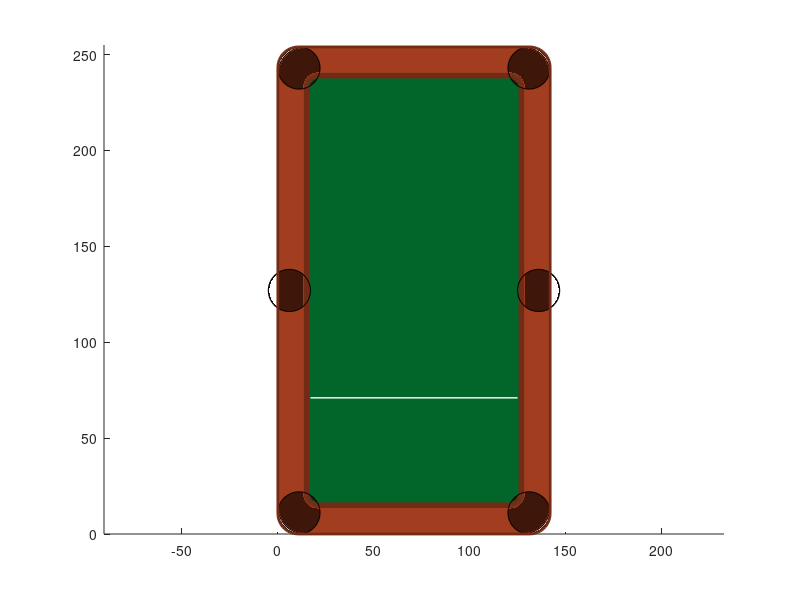

Reproduce this figure in MATLAB. (Note: this script raises an error after producing the figure.)
clc;
close all;

width_outer = 142.0;
length_outer = 254.0;

width_inner = 112.0;
length_inner = 224.0;

ball_size = 5.08;

pocket_size = 22;
pocket_color = [62 22 10];

cloth_color = [2 102 42];
band_color = [162 61 31];
border_color = [116 43 21];

% yellow = [247 202 23];
% blue = [36 116 169];
% red = [239 72 54];
% purple = [143 68 173];
% orange = [249 148 6];
% green = [7 168 132];
% brown = [179 55 64];
% black = [43 43 43];
% white = [242 242 242];

ball_speed = 0.0;

% r, g, b, posX, posY, striped, velocity, angle
balls = [
    242, 242, 242, 15 + width_inner/2, 90 + 1/4 * length_inner - 1/2 * ball_size, 0, 0.3, 91;
    % 242, 242, 242, 30.0, 130.0, 0.0, 0.2, 5.0;
    
    247, 202, 23, 15 + width_inner/2, 15 + 3/4 * length_inner, 0, ball_speed, 30;
    % 247, 202, 23, 60.0, 130, 0.0, 0.0, 0.0;
     
    36, 116, 169, 15 + width_inner/2 - 1/2 * ball_size, 15 + 3/4 * length_inner + ball_size, 1, ball_speed, 45;
    239, 72, 54, 15 + width_inner/2 + 1/2 * ball_size, 15 + 3/4 * length_inner + ball_size, 0, ball_speed, 50;
    
    43, 43, 43, 15 + width_inner/2, 15 + 3/4 * length_inner + 2 * ball_size, 0, ball_speed, 170;
    7, 168, 132, 15 + width_inner/2 + ball_size, 15 + 3/4 * length_inner + 2 * ball_size, 1, ball_speed, 130;
    143, 68, 173, 15 + width_inner/2 - ball_size, 15 + 3/4 * length_inner + 2 * ball_size, 0, ball_speed, 250;
    
    179, 55, 64, 15 + width_inner/2 + 1/2 * ball_size, 15 + 3/4 * length_inner + 3 * ball_size, 1, ball_speed, 350;
    247, 202, 23, 15 + width_inner/2 - 1/2 * ball_size, 15 + 3/4 * length_inner + 3 * ball_size, 1, ball_speed, 120;
    36, 116, 169, 15 + width_inner/2 + 3/2 * ball_size, 15 + 3/4 * length_inner + 3 * ball_size, 0, ball_speed, 10;
    239, 72, 54, 15 + width_inner/2 - 3/2 * ball_size, 15 + 3/4 * length_inner + 3 * ball_size, 1, ball_speed, 70;
    
    179, 55, 64, 15 + width_inner/2 + ball_size, 15 + 3/4 * length_inner + 4 * ball_size, 0, ball_speed, 90;
    249, 148, 6, 15 + width_inner/2 + 2 * ball_size, 15 + 3/4 * length_inner + 4 * ball_size, 1, ball_speed, 260;
    249, 148, 6, 15 + width_inner/2 - ball_size, 15 + 3/4 * length_inner + 4 * ball_size, 0, ball_speed, 45;
    7, 168, 132, 15 + width_inner/2 - 2 * ball_size, 15 + 3/4 * length_inner + 4 * ball_size, 0, ball_speed, 80;
    143, 68, 173, 15 + width_inner/2, 15 + 3/4 * length_inner + 4 * ball_size, 1, ball_speed, 10;
];

fig = figure;
hold on;
rectangle('Position', [0 0 width_outer length_outer], ...
    'Curvature', 0.2, 'FaceColor', band_color / 255);
rectangle('Position', [15 15 width_inner length_inner], ...
    'Curvature', 0.1, 'FaceColor', cloth_color / 255, 'EdgeColor', border_color / 255, ...
    'LineWidth', 4);
line([17 width_inner + 13], [1/4 * length_inner + 15 1/4 * length_inner + 15], 'Color', [1, 1, 1], 'LineWidth', 1)

rectangle('Position', [0 0 pocket_size pocket_size], ...
    'Curvature', 1, 'FaceColor', pocket_color / 255);
rectangle('Position', [width_outer - pocket_size 0 pocket_size pocket_size], ...
    'Curvature', 1, 'FaceColor', pocket_color / 255);
rectangle('Position', [width_outer - pocket_size length_outer - pocket_size pocket_size pocket_size], ...
    'Curvature', 1, 'FaceColor', pocket_color / 255);
rectangle('Position', [0 length_outer - pocket_size pocket_size pocket_size], ...
    'Curvature', 1, 'FaceColor', pocket_color / 255);
rectangle('Position', [width_outer - pocket_size + 5 length_outer/2 - pocket_size/2 pocket_size pocket_size], ...
    'Curvature', 1, 'FaceColor', pocket_color / 255);
rectangle('Position', [-5 length_outer/2 - pocket_size/2 pocket_size pocket_size], ...
    'Curvature', 1, 'FaceColor', pocket_color / 255);

rectangle('Position', [-10 1 10 length_outer], 'FaceColor', [1, 1, 1], 'EdgeColor', 'none');
rectangle('Position', [width_outer 1 10 length_outer], 'FaceColor', [1, 1, 1], 'EdgeColor', 'none');

rectangle('Position', [0 0 width_outer length_outer], 'EdgeColor', border_color / 255, 'Curvature', 0.15, 'LineWidth', 2);

axis equal

balls_rects = zeros(16);
balls_lines = zeros(16);

visible_balls = 16;
for k = 1:500000
    if ~ishghandle(fig)
        break
    end
    for i = 1:visible_balls
        if ~ishghandle(fig)
            break
        end
        cX = balls(i, 4);
        cY = balls(i, 5);
        cV = balls(i, 7);
        cA = balls(i, 8);
        
        [x, y] = move(cX, cY, cV, cA);
        [e, u] = move(4.9, 2.4, 1, 40);
        balls(i, 4) = x;
        balls(i, 5) = y;

        cX = balls(i, 4);
        cY = balls(i, 5);
        balls(i, 8) = band_bounce(cX, cY, cA);

        for j = 1:visible_balls
            if ~ishghandle(fig)
                break
            end
            if i < j
                cA = balls(i, 8);
                vA = balls(i, 7);
                tX = balls(j, 4);
                tY = balls(j, 5);
                tV = balls(j, 7);
                tA = balls(j, 8);
                [new_a1, new_vel1, new_a2, new_vel2] = ball_bounce(cX, cY, cV, cA, tX, tY, tV, tA);
                balls(i, 8) = new_a1;
                balls(i, 7) = new_vel1;
                balls(j, 8) = new_a2;
                balls(j, 7) = new_vel2;
            end
        end
        
        x = cX - ball_size/2;
        y = cY - ball_size/2;
        if balls_rects(i) ~= 0
            delete(balls_rects(i))
        end
        
        balls_rects(i) = rectangle('Position', [x y ball_size ball_size], ...
            'Curvature', 1, 'FaceColor', balls(i, 1:3) / 255);
        
        if balls_lines(i) ~= 0
            delete(balls_lines(i))
        end
        
        if balls(i, 6) == 1
            t = ball_size/2 - 1;
            balls_lines(i) = line([cX + t cX - t], [cY + t cY - t], 'Color', [1, 1, 1], 'LineWidth', 2);
        end
    end
    pause(0.001);
end

hold off;
